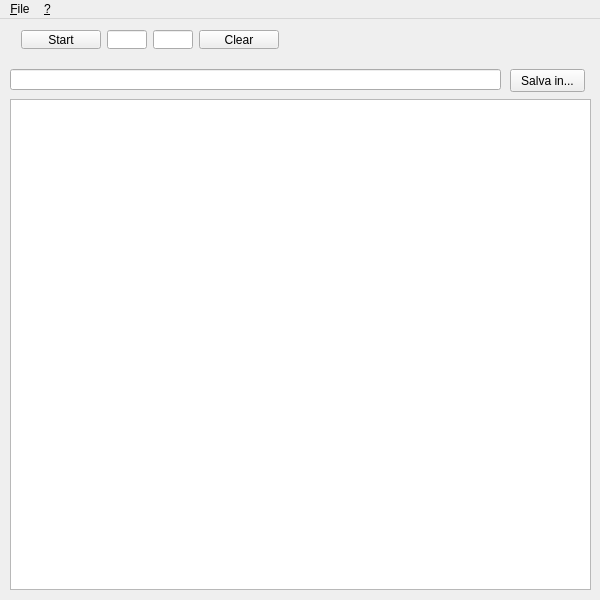
<?xml version="1.0" encoding="UTF-8"?>
<ui version="4.0">
 <class>MainWindow</class>
 <widget class="QMainWindow" name="MainWindow">
  <property name="geometry">
   <rect>
    <x>0</x>
    <y>0</y>
    <width>600</width>
    <height>600</height>
   </rect>
  </property>
  <property name="minimumSize">
   <size>
    <width>600</width>
    <height>600</height>
   </size>
  </property>
  <property name="maximumSize">
   <size>
    <width>600</width>
    <height>600</height>
   </size>
  </property>
  <property name="windowTitle">
   <string>QImageResizing</string>
  </property>
  <property name="windowIcon">
   <iconset resource="resources.qrc">
    <normaloff>:/icon/puffo.ico</normaloff>:/icon/puffo.ico</iconset>
  </property>
  <widget class="QWidget" name="centralWidget">
   <widget class="QPlainTextEdit" name="txtList">
    <property name="geometry">
     <rect>
      <x>10</x>
      <y>80</y>
      <width>581</width>
      <height>491</height>
     </rect>
    </property>
    <property name="acceptDrops">
     <bool>false</bool>
    </property>
    <property name="readOnly">
     <bool>true</bool>
    </property>
   </widget>
   <widget class="QWidget" name="horizontalLayoutWidget">
    <property name="geometry">
     <rect>
      <x>10</x>
      <y>0</y>
      <width>491</width>
      <height>41</height>
     </rect>
    </property>
    <layout class="QHBoxLayout" name="horizontalLayout" stretch="0,0,0,0,1">
     <item>
      <widget class="QPushButton" name="btnStart">
       <property name="text">
        <string>Start</string>
       </property>
      </widget>
     </item>
     <item>
      <widget class="QLineEdit" name="txtWidth">
       <property name="sizePolicy">
        <sizepolicy hsizetype="Fixed" vsizetype="Fixed">
         <horstretch>0</horstretch>
         <verstretch>0</verstretch>
        </sizepolicy>
       </property>
       <property name="maximumSize">
        <size>
         <width>40</width>
         <height>16777215</height>
        </size>
       </property>
       <property name="text">
        <string/>
       </property>
       <property name="alignment">
        <set>Qt::AlignCenter</set>
       </property>
      </widget>
     </item>
     <item>
      <widget class="QLineEdit" name="txtHeight">
       <property name="sizePolicy">
        <sizepolicy hsizetype="Fixed" vsizetype="Fixed">
         <horstretch>0</horstretch>
         <verstretch>0</verstretch>
        </sizepolicy>
       </property>
       <property name="maximumSize">
        <size>
         <width>40</width>
         <height>16777215</height>
        </size>
       </property>
       <property name="text">
        <string/>
       </property>
       <property name="alignment">
        <set>Qt::AlignCenter</set>
       </property>
      </widget>
     </item>
     <item>
      <widget class="QPushButton" name="btnClear">
       <property name="text">
        <string>Clear</string>
       </property>
      </widget>
     </item>
     <item>
      <widget class="QLabel" name="lblCount">
       <property name="text">
        <string/>
       </property>
      </widget>
     </item>
    </layout>
   </widget>
   <widget class="QLineEdit" name="txtPath">
    <property name="geometry">
     <rect>
      <x>10</x>
      <y>50</y>
      <width>491</width>
      <height>21</height>
     </rect>
    </property>
   </widget>
   <widget class="QPushButton" name="btnChoose">
    <property name="geometry">
     <rect>
      <x>510</x>
      <y>50</y>
      <width>75</width>
      <height>23</height>
     </rect>
    </property>
    <property name="text">
     <string>Salva in...</string>
    </property>
   </widget>
  </widget>
  <widget class="QMenuBar" name="menuBar">
   <property name="geometry">
    <rect>
     <x>0</x>
     <y>0</y>
     <width>600</width>
     <height>20</height>
    </rect>
   </property>
   <widget class="QMenu" name="menuFile">
    <property name="title">
     <string>&amp;File</string>
    </property>
    <addaction name="actionExit"/>
   </widget>
   <widget class="QMenu" name="menu">
    <property name="title">
     <string>&amp;?</string>
    </property>
    <addaction name="actionIstruzioni"/>
    <addaction name="separator"/>
    <addaction name="actionAbout"/>
   </widget>
   <addaction name="menuFile"/>
   <addaction name="menu"/>
  </widget>
  <action name="actionExit">
   <property name="text">
    <string>&amp;Exit</string>
   </property>
   <property name="shortcut">
    <string>Ctrl+Q</string>
   </property>
  </action>
  <action name="actionAbout">
   <property name="text">
    <string>&amp;About</string>
   </property>
   <property name="shortcut">
    <string>Ctrl+'</string>
   </property>
  </action>
  <action name="actionIstruzioni">
   <property name="text">
    <string>&amp;Istruzioni</string>
   </property>
   <property name="shortcut">
    <string>Ctrl+I</string>
   </property>
  </action>
  <action name="actionAbout_Qt">
   <property name="text">
    <string>&amp;About Qt</string>
   </property>
  </action>
 </widget>
 <layoutdefault spacing="6" margin="11"/>
 <resources>
  <include location="resources.qrc"/>
 </resources>
 <connections>
  <connection>
   <sender>actionExit</sender>
   <signal>triggered()</signal>
   <receiver>MainWindow</receiver>
   <slot>close()</slot>
   <hints>
    <hint type="sourcelabel">
     <x>-1</x>
     <y>-1</y>
    </hint>
    <hint type="destinationlabel">
     <x>399</x>
     <y>399</y>
    </hint>
   </hints>
  </connection>
 </connections>
</ui>
